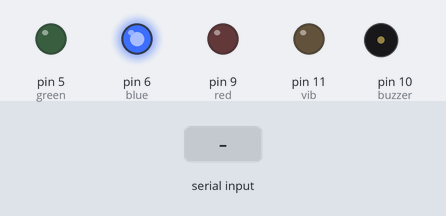
Bench run of a sketch on a simulated Arduino Uno, built with avr-gcc and run on an emulated ATmega328P. On the bench: output pins drawn as LEDs (lit = HIGH), buzzer (waves = sounding). The inputs (shaded band) are chosen by the test bench.

Above: at 1.2 s.
1.3 s: "2\n" received over Serial
At 2.9 s:
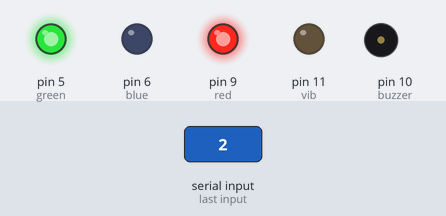
3.9 s: "3\n" received over Serial
At 6.6 s:
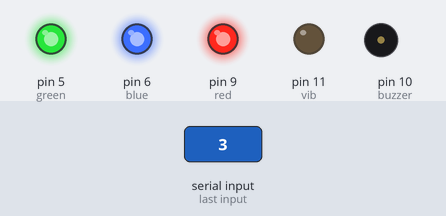
6.9 s: "4\n" received over Serial
At 7.7 s:
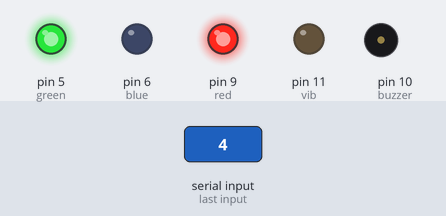
Timing chart, 0 to 9.9 s (numbered marks = the images above; inputs shaded):
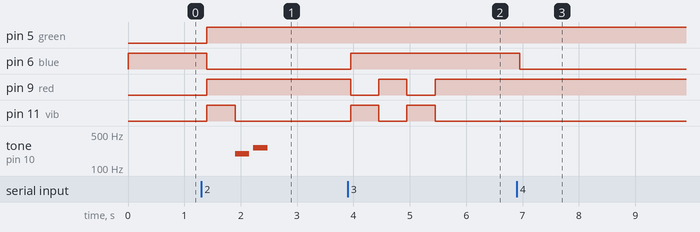

The sketch:

JavaToArduino.ino
```cpp
#include "pitches.h"

int value;

int buzzer = 10;
int vib = 11;

int red = 9;
int green = 5;
int blue = 6;

int melody[] = {
   NOTE_G3,NOTE_C4};

int melody_done[] = {
 NOTE_C4,  NOTE_G3};

int noteDurations[] = {
  4, 4 };

void setup()
{
 Serial.begin(9600);
 pinMode(buzzer, OUTPUT);
 pinMode(vib, OUTPUT);
 pinMode(red, OUTPUT);
 pinMode(green, OUTPUT);
 pinMode(blue, OUTPUT);
 color(255,255,0);

 Serial.flush();
 }


void loop()
{
 delay(100);
}

void serialEvent() // To check if there is any data on the Serial line

{
while (Serial.available())
 {
value = Serial.parseInt();

switch(value){
  case 1: //not ready_orange LED on
  color(255,255,0);

  break;

  case 2: //ready for exercise _ blue LED with buzzer
  color(0, 0, 255); //blue LED on
  digitalWrite(vib, HIGH);
  delay(500);
  digitalWrite(vib, LOW);
  for (int thisNote = 0; thisNote < 2; thisNote++) {

    // to calculate the note duration, take one second
    // divided by the note type.
    //e.g. quarter note = 1000 / 4, eighth note = 1000/8, etc.
    int noteDuration = 1000/noteDurations[thisNote];
    tone(10, melody[thisNote],noteDuration);

    // to distinguish the notes, set a minimum time between them.
    // the note's duration + 30% seems to work well:
    int pauseBetweenNotes = noteDuration * 1.30;
    delay(pauseBetweenNotes);
    // stop the tone playing:
    noTone(10);
    // buzzer on for a while
  }

  break;


  case 3: //do it again_ red LED blinks with vibration
  color(255, 0, 0);
  digitalWrite(vib, HIGH);
  delay(500);
  color(0, 0, 0);
  digitalWrite(vib, LOW);
  delay(500);
  color(255, 0, 0);
  digitalWrite(vib, HIGH);
  delay(500);
  color(0, 0, 0);
  digitalWrite(vib, LOW);
  break;


  case 4: //blue LED
  color(0, 0, 255);
  break;

  case 5: //blue LED blinks with sound
  color(0, 0, 255);
  digitalWrite(vib, HIGH);
  delay(500);
  digitalWrite(vib, LOW);
  for (int thisNote = 0; thisNote < 2; thisNote++) {

    // to calculate the note duration, take one second
    // divided by the note type.
    //e.g. quarter note = 1000 / 4, eighth note = 1000/8, etc.
    int noteDuration = 1000/noteDurations[thisNote];
    tone(10, melody_done[thisNote],noteDuration);

    // to distinguish the notes, set a minimum time between them.
    // the note's duration + 30% seems to work well:
    int pauseBetweenNotes = noteDuration * 1.30;
    delay(pauseBetweenNotes);
    // stop the tone playing:
    noTone(10);
    // buzzer on for a while
}

 break;

Serial.println("Succesfully received.");
 }
}
}
void color (unsigned char redVal, unsigned char greenVal, unsigned char blueVal)     // the color generating function
{
          analogWrite(red, 255-redVal);
          analogWrite(blue, 255-blueVal);
          analogWrite(green, 255-greenVal);
}
```

pitches.h
```cpp
/*************************************************
 * Public Constants
 *************************************************/

#define NOTE_B0  31
#define NOTE_C1  33
#define NOTE_CS1 35
#define NOTE_D1  37
#define NOTE_DS1 39
#define NOTE_E1  41
#define NOTE_F1  44
#define NOTE_FS1 46
#define NOTE_G1  49
#define NOTE_GS1 52
#define NOTE_A1  55
#define NOTE_AS1 58
#define NOTE_B1  62
#define NOTE_C2  65
#define NOTE_CS2 69
#define NOTE_D2  73
#define NOTE_DS2 78
#define NOTE_E2  82
#define NOTE_F2  87
#define NOTE_FS2 93
#define NOTE_G2  98
#define NOTE_GS2 104
#define NOTE_A2  110
#define NOTE_AS2 117
#define NOTE_B2  123
#define NOTE_C3  131
#define NOTE_CS3 139
#define NOTE_D3  147
#define NOTE_DS3 156
#define NOTE_E3  165
#define NOTE_F3  175
#define NOTE_FS3 185
#define NOTE_G3  196
#define NOTE_GS3 208
#define NOTE_A3  220
#define NOTE_AS3 233
#define NOTE_B3  247
#define NOTE_C4  262
#define NOTE_CS4 277
#define NOTE_D4  294
#define NOTE_DS4 311
#define NOTE_E4  330
#define NOTE_F4  349
#define NOTE_FS4 370
#define NOTE_G4  392
#define NOTE_GS4 415
#define NOTE_A4  440
#define NOTE_AS4 466
#define NOTE_B4  494
#define NOTE_C5  523
#define NOTE_CS5 554
#define NOTE_D5  587
#define NOTE_DS5 622
#define NOTE_E5  659
#define NOTE_F5  698
#define NOTE_FS5 740
#define NOTE_G5  784
#define NOTE_GS5 831
#define NOTE_A5  880
#define NOTE_AS5 932
#define NOTE_B5  988
#define NOTE_C6  1047
#define NOTE_CS6 1109
#define NOTE_D6  1175
#define NOTE_DS6 1245
#define NOTE_E6  1319
#define NOTE_F6  1397
#define NOTE_FS6 1480
#define NOTE_G6  1568
#define NOTE_GS6 1661
#define NOTE_A6  1760
#define NOTE_AS6 1865
#define NOTE_B6  1976
#define NOTE_C7  2093
#define NOTE_CS7 2217
#define NOTE_D7  2349
#define NOTE_DS7 2489
#define NOTE_E7  2637
#define NOTE_F7  2794
#define NOTE_FS7 2960
#define NOTE_G7  3136
#define NOTE_GS7 3322
#define NOTE_A7  3520
#define NOTE_AS7 3729
#define NOTE_B7  3951
#define NOTE_C8  4186
#define NOTE_CS8 4435
#define NOTE_D8  4699
#define NOTE_DS8 4978
```

Measured:
- after the input at 1.3 s, pin 5 (green), pin 9 (red): LOW → HIGH after 0.10 s; pin 6 (blue): HIGH → LOW after 0.10 s; pin 11 (vib): LOW → HIGH after 0.10 s, → LOW 0.50 s later; tone on pin 10 (buzzer): silent → 196 Hz after 0.60 s, → silent 0.25 s later, → 262 Hz 0.08 s later, → silent 0.25 s later
- after the input at 3.9 s, pin 6 (blue): LOW → HIGH after 0.05 s; pin 9 (red): alternates HIGH for 0.50 s and LOW for 0.50 s, 4 changes in all, then stays HIGH, starting after 0.05 s; pin 11 (vib): alternates HIGH for 0.50 s and LOW for 0.50 s, 4 changes in all, then stays LOW, starting after 0.05 s
- after the input at 6.9 s, pin 6 (blue): HIGH → LOW after 0.05 s
